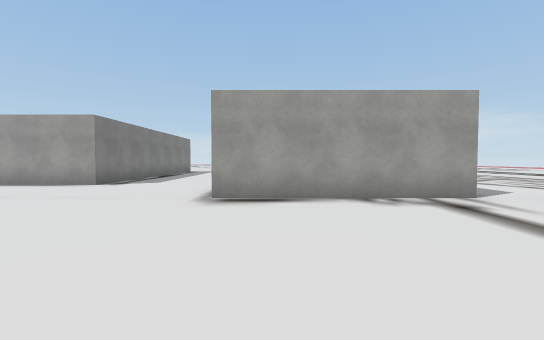
[1] (above)

21 first-person views from a walk through a scene from a Unity 3-D project. The camera is 1.4 m above the floor, tilts 2° down and sees 90° across. The floor is counted in squares, 2 m on a side. Each view is taken from the middle of a square. On the plan, view 1 faces up. The plan holds only what a view shows up to about 9 squares ahead; the rest is blank. The place goes on beyond the plan. The player character is not drawn. Some surface patterns are stand-ins.

[2]
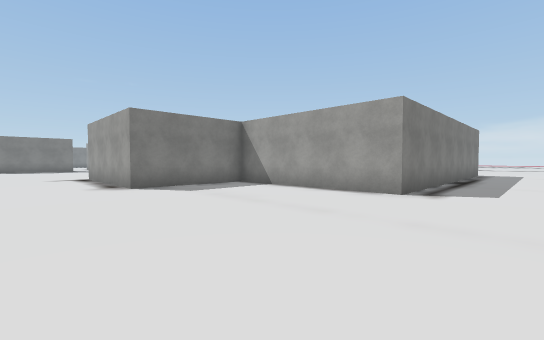

[3]
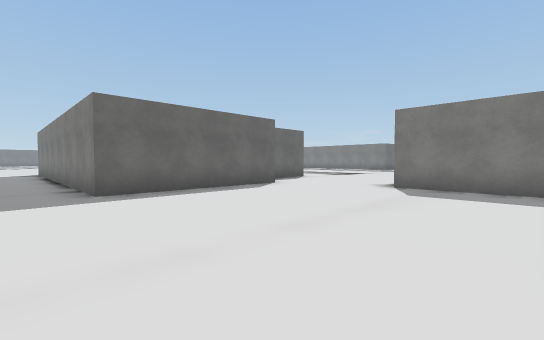

[4]
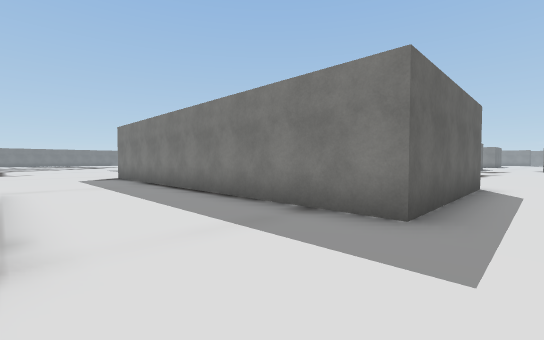

[5]
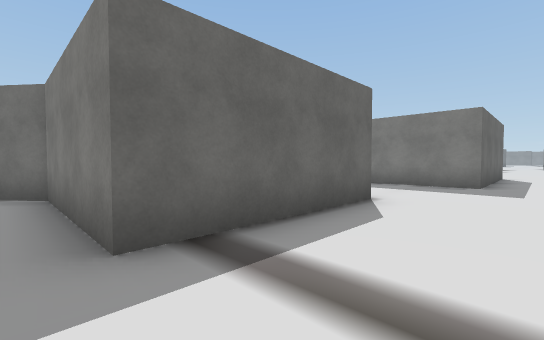

[6]
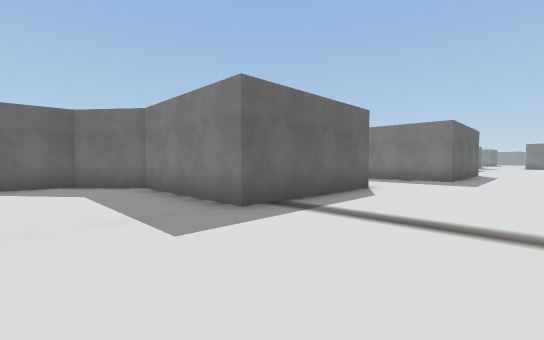

[7]
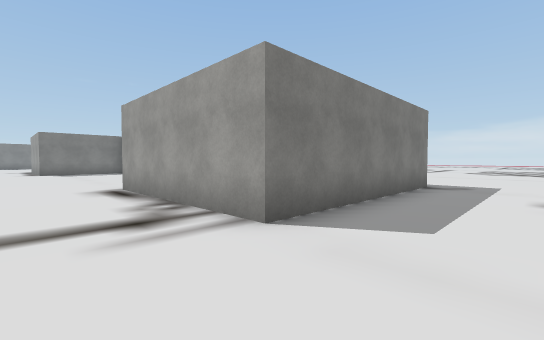

[8]
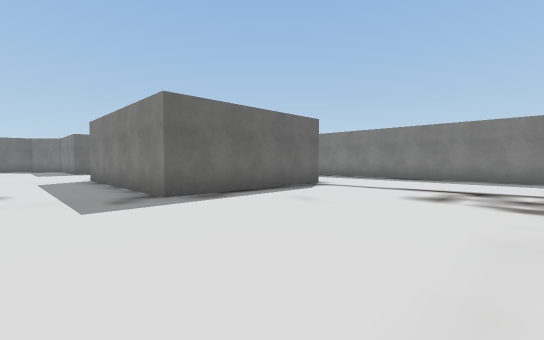

[9]
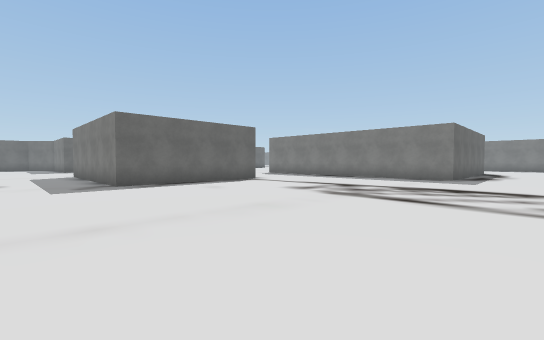

[10]
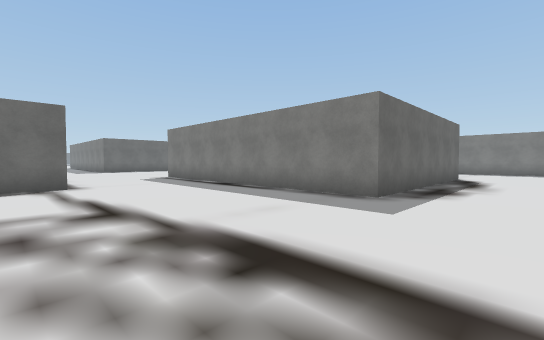

[11]
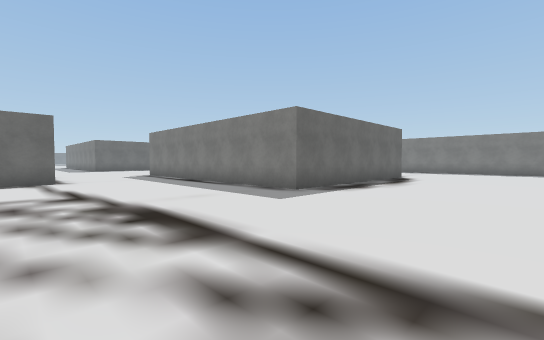

[12]
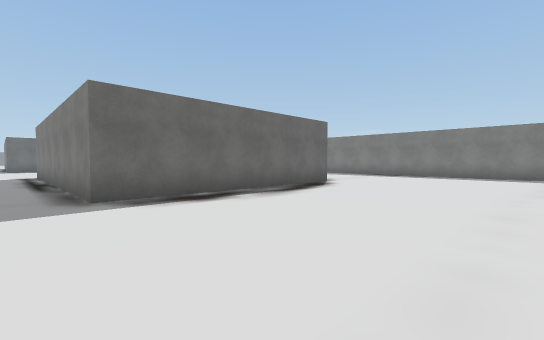

[13]
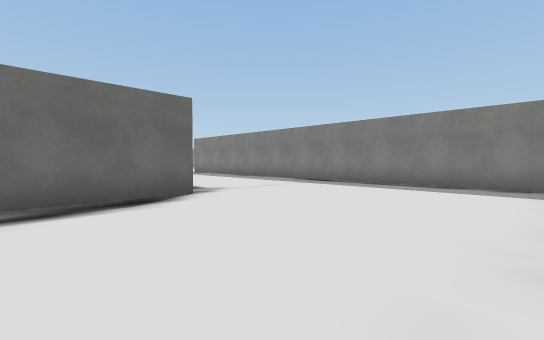

[14]
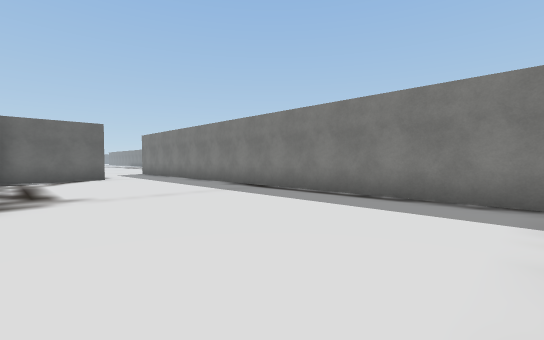

[15]
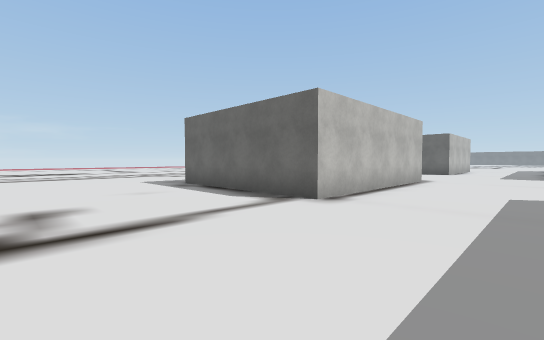

[16]
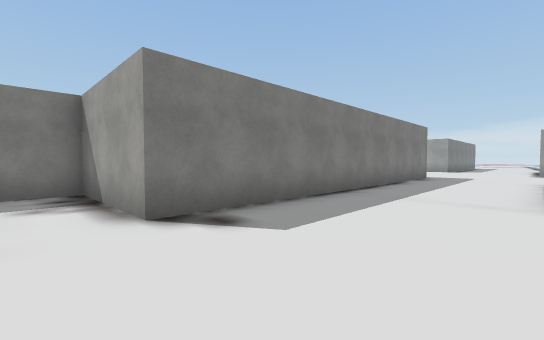

[17]
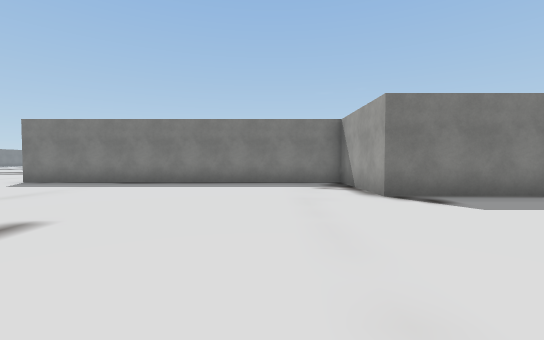

[18]
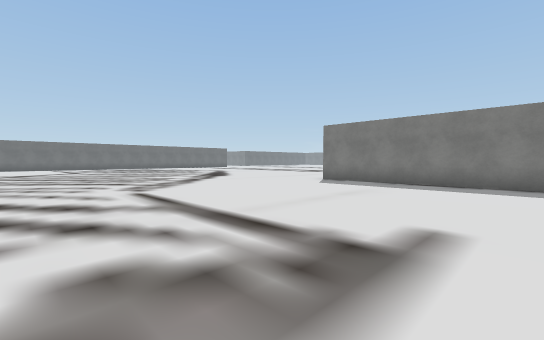

[19]
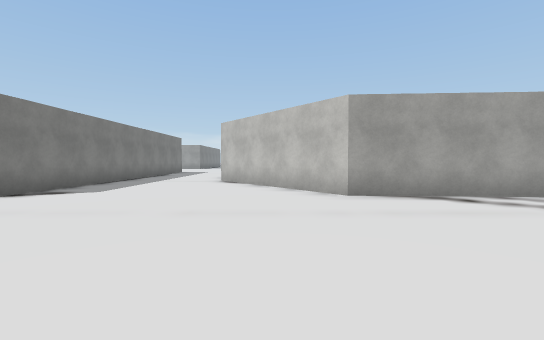

[20]
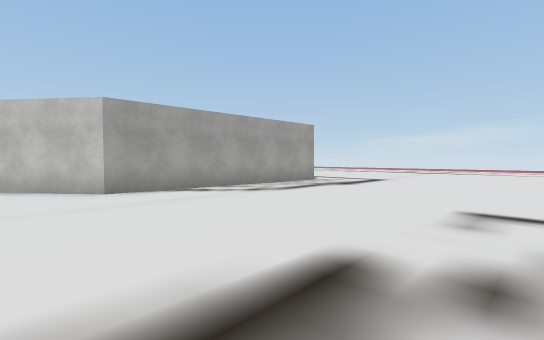

[21]
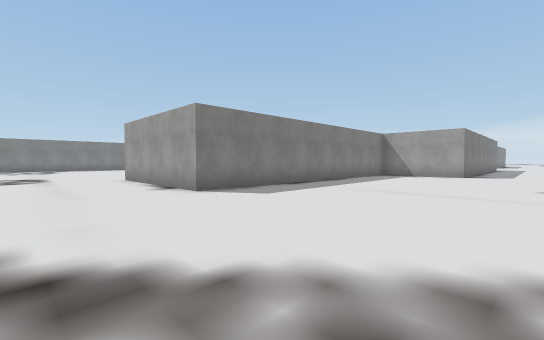

### Floor plan
Points are (right, up) in squares from view 1. A wall is a line through its corners. A room is listed if a view was taken in it or the views show most of it. See-through windows are left out.
Room 1 (views 1, 2, 4, 5, 6, 7, 16, 17, 18, 19, 20, 21)
walls: (6.5, -9.9) (2.5, -9.6) (-0.4, -6); (-0.9, -0.2) (3.4, -0.2) (3.4, -4) (4.6, -5.5) (6, -5.6); (-9.2, 0.9) (-4.3, 0.9) (-4.3, -9.8) (-7.6, -9.8) (-7.6, -19.9) (-11.6, -19.9); (3.8, 5.1) (-1.1, 5.1) (-1.1, 6.6); (-5, 7.8) (-10.2, 7.8) (-10.2, 4.3) (-11.6, 4.3)
ways out: opening at (-3, 7.3) to room 2; opening at (5.5, 5.5) to room 2; opening at (-13, -22.5); opening at (-10, 3)
Room 2 (views 3, 8, 9, 10, 11, 12, 13, 14, 15)
walls: (-11.9, 16.8) (-5, 16.8) (-5, 7.8); (-13.6, 11) (-12, 11); (-1.1, 6.6) (-1.1, 11) (3.8, 11) (3.8, 5.1); (-17.3, 22.1) (-17.3, 14.5)
ways out: opening at (-3, 7.3) to room 1; opening at (5.5, 5.5) to room 1

Where each view was taken, in squares from view 1:
view 1: 0 up, 0 right, facing up
view 2: 2 up, 3 left, facing up-left
view 3: 7 up, 3 left, facing down-left
view 4: 2 up, 1 left, facing down-left
view 5: 2 up, 4 right, facing down-left
view 6: 3 up, 6 right, facing down-left
view 7: 3 up, 6 right, facing up-left
view 8: 16 up, 6 right, facing down-left
view 9: 19 up, 6 right, facing down-left
view 10: 19 up, 0 right, facing down-left
view 11: 21 up, 0 right, facing down-left
view 12: 22 up, 4 left, facing down-left
view 13: 22 up, 9 left, facing down-left
view 14: 22 up, 12 left, facing down-left
view 15: 15 up, 4 left, facing down-right
view 16: 11 down, 1 left, facing up-left
view 17: 12 down, 1 right, facing left
view 18: 14 down, 1 right, facing down-left
view 19: 15 down, 1 right, facing up
view 20: 16 down, 1 right, facing up-right
view 21: 23 down, 2 left, facing up-left
